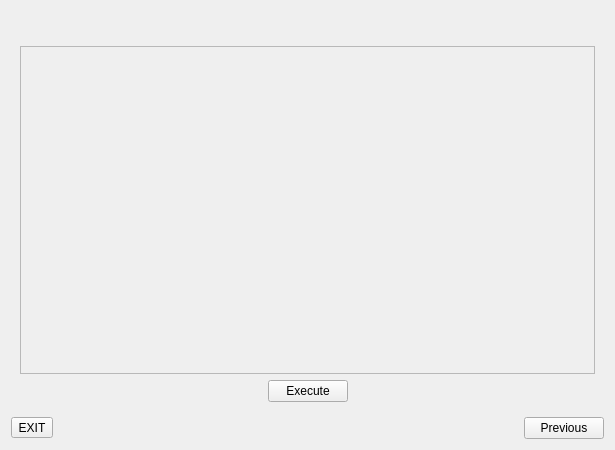
<?xml version="1.0" encoding="UTF-8"?>
<ui version="4.0">
 <class>Dialog</class>
 <widget class="QDialog" name="Dialog">
  <property name="geometry">
   <rect>
    <x>0</x>
    <y>0</y>
    <width>615</width>
    <height>450</height>
   </rect>
  </property>
  <property name="windowTitle">
   <string>Dialog</string>
  </property>
  <layout class="QVBoxLayout" name="verticalLayout_11">
   <item>
    <layout class="QHBoxLayout" name="horizontalLayout">
     <item>
      <spacer name="horizontalSpacer_2">
       <property name="orientation">
        <enum>Qt::Horizontal</enum>
       </property>
       <property name="sizeHint" stdset="0">
        <size>
         <width>40</width>
         <height>20</height>
        </size>
       </property>
      </spacer>
     </item>
     <item>
      <widget class="QLabel" name="label">
       <property name="text">
        <string>&lt;html&gt;&lt;head/&gt;&lt;body&gt;&lt;p&gt;&lt;img src=&quot;:/images/actiaLogoPng.png&quot;/&gt;&lt;/p&gt;&lt;/body&gt;&lt;/html&gt;</string>
       </property>
      </widget>
     </item>
     <item>
      <spacer name="horizontalSpacer_3">
       <property name="orientation">
        <enum>Qt::Horizontal</enum>
       </property>
       <property name="sizeHint" stdset="0">
        <size>
         <width>40</width>
         <height>20</height>
        </size>
       </property>
      </spacer>
     </item>
    </layout>
   </item>
   <item>
    <widget class="QStackedWidget" name="stackedWidget">
     <property name="enabled">
      <bool>true</bool>
     </property>
     <property name="currentIndex">
      <number>5</number>
     </property>
     <widget class="QWidget" name="page">
      <layout class="QVBoxLayout" name="verticalLayout_10">
       <item>
        <layout class="QHBoxLayout" name="horizontalLayout_10">
         <item>
          <layout class="QVBoxLayout" name="verticalLayout_8">
           <item>
            <layout class="QHBoxLayout" name="horizontalLayout_3">
             <item>
              <widget class="QLabel" name="label_4">
               <property name="enabled">
                <bool>true</bool>
               </property>
               <property name="sizePolicy">
                <sizepolicy hsizetype="Fixed" vsizetype="Fixed">
                 <horstretch>0</horstretch>
                 <verstretch>0</verstretch>
                </sizepolicy>
               </property>
               <property name="text">
                <string>Choose Source File Path</string>
               </property>
              </widget>
             </item>
             <item>
              <spacer name="horizontalSpacer_10">
               <property name="orientation">
                <enum>Qt::Horizontal</enum>
               </property>
               <property name="sizeType">
                <enum>QSizePolicy::Minimum</enum>
               </property>
               <property name="sizeHint" stdset="0">
                <size>
                 <width>41</width>
                 <height>18</height>
                </size>
               </property>
              </spacer>
             </item>
             <item>
              <widget class="QLineEdit" name="srcPath"/>
             </item>
             <item>
              <widget class="QPushButton" name="btnSrcPath">
               <property name="text">
                <string>Choose</string>
               </property>
              </widget>
             </item>
            </layout>
           </item>
           <item>
            <widget class="Line" name="line_3">
             <property name="orientation">
              <enum>Qt::Horizontal</enum>
             </property>
            </widget>
           </item>
           <item>
            <layout class="QHBoxLayout" name="horizontalLayout_6">
             <item>
              <widget class="QLabel" name="label_5">
               <property name="sizePolicy">
                <sizepolicy hsizetype="Fixed" vsizetype="Fixed">
                 <horstretch>0</horstretch>
                 <verstretch>0</verstretch>
                </sizepolicy>
               </property>
               <property name="text">
                <string>Choose Cfg File Path</string>
               </property>
              </widget>
             </item>
             <item>
              <spacer name="horizontalSpacer_11">
               <property name="orientation">
                <enum>Qt::Horizontal</enum>
               </property>
               <property name="sizeType">
                <enum>QSizePolicy::Minimum</enum>
               </property>
               <property name="sizeHint" stdset="0">
                <size>
                 <width>57</width>
                 <height>20</height>
                </size>
               </property>
              </spacer>
             </item>
             <item>
              <widget class="QLineEdit" name="cfgPath">
               <property name="sizePolicy">
                <sizepolicy hsizetype="Expanding" vsizetype="Fixed">
                 <horstretch>0</horstretch>
                 <verstretch>0</verstretch>
                </sizepolicy>
               </property>
               <property name="baseSize">
                <size>
                 <width>10</width>
                 <height>2</height>
                </size>
               </property>
               <property name="focusPolicy">
                <enum>Qt::StrongFocus</enum>
               </property>
              </widget>
             </item>
             <item>
              <widget class="QPushButton" name="btnCfgPath">
               <property name="text">
                <string>Choose</string>
               </property>
              </widget>
             </item>
            </layout>
           </item>
           <item>
            <widget class="Line" name="line_2">
             <property name="orientation">
              <enum>Qt::Horizontal</enum>
             </property>
            </widget>
           </item>
           <item>
            <layout class="QHBoxLayout" name="horizontalLayout_9">
             <item>
              <widget class="QLabel" name="label_6">
               <property name="sizePolicy">
                <sizepolicy hsizetype="Fixed" vsizetype="Fixed">
                 <horstretch>0</horstretch>
                 <verstretch>0</verstretch>
                </sizepolicy>
               </property>
               <property name="frameShape">
                <enum>QFrame::NoFrame</enum>
               </property>
               <property name="frameShadow">
                <enum>QFrame::Sunken</enum>
               </property>
               <property name="text">
                <string>Choose Include Folder Path</string>
               </property>
              </widget>
             </item>
             <item>
              <spacer name="horizontalSpacer_12">
               <property name="orientation">
                <enum>Qt::Horizontal</enum>
               </property>
               <property name="sizeType">
                <enum>QSizePolicy::Minimum</enum>
               </property>
               <property name="sizeHint" stdset="0">
                <size>
                 <width>25</width>
                 <height>20</height>
                </size>
               </property>
              </spacer>
             </item>
             <item>
              <widget class="QLineEdit" name="incPath"/>
             </item>
             <item>
              <widget class="QPushButton" name="btnIncPath">
               <property name="text">
                <string>Choose</string>
               </property>
              </widget>
             </item>
            </layout>
           </item>
          </layout>
         </item>
         <item>
          <widget class="Line" name="line">
           <property name="orientation">
            <enum>Qt::Vertical</enum>
           </property>
          </widget>
         </item>
         <item>
          <layout class="QVBoxLayout" name="verticalLayout">
           <item>
            <spacer name="verticalSpacer">
             <property name="orientation">
              <enum>Qt::Vertical</enum>
             </property>
             <property name="sizeHint" stdset="0">
              <size>
               <width>20</width>
               <height>40</height>
              </size>
             </property>
            </spacer>
           </item>
           <item>
            <widget class="QPushButton" name="pushButton">
             <property name="text">
              <string>Start Processing</string>
             </property>
            </widget>
           </item>
           <item>
            <spacer name="verticalSpacer_2">
             <property name="orientation">
              <enum>Qt::Vertical</enum>
             </property>
             <property name="sizeHint" stdset="0">
              <size>
               <width>20</width>
               <height>40</height>
              </size>
             </property>
            </spacer>
           </item>
          </layout>
         </item>
        </layout>
       </item>
      </layout>
     </widget>
     <widget class="QWidget" name="page_2">
      <property name="enabled">
       <bool>false</bool>
      </property>
      <widget class="QPlainTextEdit" name="plainTextEdit">
       <property name="geometry">
        <rect>
         <x>9</x>
         <y>9</y>
         <width>591</width>
         <height>301</height>
        </rect>
       </property>
      </widget>
      <widget class="QWidget" name="layoutWidget">
       <property name="geometry">
        <rect>
         <x>10</x>
         <y>320</y>
         <width>601</width>
         <height>25</height>
        </rect>
       </property>
       <layout class="QHBoxLayout" name="horizontalLayout_4">
        <item>
         <spacer name="horizontalSpacer_4">
          <property name="orientation">
           <enum>Qt::Horizontal</enum>
          </property>
          <property name="sizeHint" stdset="0">
           <size>
            <width>178</width>
            <height>20</height>
           </size>
          </property>
         </spacer>
        </item>
        <item>
         <widget class="QPushButton" name="btnChsTests">
          <property name="text">
           <string>View Tests List</string>
          </property>
         </widget>
        </item>
        <item>
         <spacer name="horizontalSpacer_5">
          <property name="orientation">
           <enum>Qt::Horizontal</enum>
          </property>
          <property name="sizeHint" stdset="0">
           <size>
            <width>188</width>
            <height>20</height>
           </size>
          </property>
         </spacer>
        </item>
       </layout>
      </widget>
     </widget>
     <widget class="QWidget" name="page_3">
      <property name="enabled">
       <bool>false</bool>
      </property>
      <layout class="QVBoxLayout" name="verticalLayout_3">
       <item>
        <widget class="QFrame" name="verticalFrame">
         <layout class="QVBoxLayout" name="verticalLayout_2">
          <item>
           <widget class="QListWidget" name="listWidget">
            <property name="selectionMode">
             <enum>QAbstractItemView::MultiSelection</enum>
            </property>
           </widget>
          </item>
         </layout>
        </widget>
       </item>
       <item>
        <widget class="QPushButton" name="btnExcTests">
         <property name="text">
          <string>Choose Tests</string>
         </property>
        </widget>
       </item>
      </layout>
     </widget>
     <widget class="QWidget" name="page_4">
      <property name="enabled">
       <bool>false</bool>
      </property>
      <layout class="QVBoxLayout" name="verticalLayout_4">
       <item>
        <layout class="QHBoxLayout" name="horizontalLayout_7">
         <item>
          <spacer name="horizontalSpacer_6">
           <property name="orientation">
            <enum>Qt::Horizontal</enum>
           </property>
           <property name="sizeHint" stdset="0">
            <size>
             <width>40</width>
             <height>20</height>
            </size>
           </property>
          </spacer>
         </item>
         <item>
          <widget class="QLabel" name="label_2">
           <property name="text">
            <string>Click twice on the test to configure it </string>
           </property>
          </widget>
         </item>
         <item>
          <spacer name="horizontalSpacer_7">
           <property name="orientation">
            <enum>Qt::Horizontal</enum>
           </property>
           <property name="sizeHint" stdset="0">
            <size>
             <width>40</width>
             <height>20</height>
            </size>
           </property>
          </spacer>
         </item>
        </layout>
       </item>
       <item>
        <layout class="QHBoxLayout" name="horizontalLayout_8">
         <item>
          <widget class="QListWidget" name="chsTestListWidget">
           <property name="selectionMode">
            <enum>QAbstractItemView::SingleSelection</enum>
           </property>
          </widget>
         </item>
        </layout>
       </item>
      </layout>
     </widget>
     <widget class="QWidget" name="page_5">
      <layout class="QVBoxLayout" name="verticalLayout_5">
       <item>
        <widget class="QScrollArea" name="scrollArea">
         <property name="widgetResizable">
          <bool>true</bool>
         </property>
         <widget class="QWidget" name="scrollAreaWidgetContents">
          <property name="geometry">
           <rect>
            <x>0</x>
            <y>0</y>
            <width>577</width>
            <height>303</height>
           </rect>
          </property>
          <layout class="QVBoxLayout" name="verticalLayout_16">
           <item>
            <layout class="QVBoxLayout" name="VLayoutOfTests"/>
           </item>
          </layout>
         </widget>
        </widget>
       </item>
       <item>
        <layout class="QHBoxLayout" name="horizontalLayout_12">
         <item>
          <spacer name="horizontalSpacer_13">
           <property name="orientation">
            <enum>Qt::Horizontal</enum>
           </property>
           <property name="sizeHint" stdset="0">
            <size>
             <width>40</width>
             <height>20</height>
            </size>
           </property>
          </spacer>
         </item>
         <item>
          <widget class="QPushButton" name="btnProceedTests">
           <property name="text">
            <string>Proceed</string>
           </property>
          </widget>
         </item>
         <item>
          <spacer name="horizontalSpacer_14">
           <property name="orientation">
            <enum>Qt::Horizontal</enum>
           </property>
           <property name="sizeHint" stdset="0">
            <size>
             <width>40</width>
             <height>20</height>
            </size>
           </property>
          </spacer>
         </item>
        </layout>
       </item>
      </layout>
     </widget>
     <widget class="QWidget" name="page_6">
      <layout class="QVBoxLayout" name="verticalLayout_7">
       <item>
        <widget class="QScrollArea" name="scrollArea_2">
         <property name="widgetResizable">
          <bool>true</bool>
         </property>
         <widget class="QWidget" name="scrollAreaWidgetContents_2">
          <property name="geometry">
           <rect>
            <x>0</x>
            <y>0</y>
            <width>577</width>
            <height>303</height>
           </rect>
          </property>
          <layout class="QVBoxLayout" name="verticalLayout_9">
           <item>
            <layout class="QVBoxLayout" name="VLayoutConfirmTests"/>
           </item>
          </layout>
         </widget>
        </widget>
       </item>
       <item>
        <layout class="QHBoxLayout" name="horizontalLayout_5">
         <item>
          <spacer name="horizontalSpacer_8">
           <property name="orientation">
            <enum>Qt::Horizontal</enum>
           </property>
           <property name="sizeHint" stdset="0">
            <size>
             <width>40</width>
             <height>20</height>
            </size>
           </property>
          </spacer>
         </item>
         <item>
          <widget class="QPushButton" name="btnExecuteTests">
           <property name="text">
            <string>Execute</string>
           </property>
          </widget>
         </item>
         <item>
          <spacer name="horizontalSpacer_9">
           <property name="orientation">
            <enum>Qt::Horizontal</enum>
           </property>
           <property name="sizeHint" stdset="0">
            <size>
             <width>40</width>
             <height>20</height>
            </size>
           </property>
          </spacer>
         </item>
        </layout>
       </item>
      </layout>
     </widget>
     <widget class="QWidget" name="page_7">
      <layout class="QVBoxLayout" name="verticalLayout_12">
       <item>
        <widget class="QPlainTextEdit" name="resPlaintext"/>
       </item>
      </layout>
     </widget>
     <widget class="QWidget" name="page_8">
      <layout class="QVBoxLayout" name="verticalLayout_13">
       <item>
        <widget class="QLabel" name="label_3">
         <property name="text">
          <string>Check services you want to test then click on &quot;Proceed&quot;</string>
         </property>
        </widget>
       </item>
       <item>
        <layout class="QHBoxLayout" name="horizontalLayout_11">
         <item>
          <widget class="QSplitter" name="splitter">
           <property name="orientation">
            <enum>Qt::Vertical</enum>
           </property>
           <widget class="QPushButton" name="btnPrcdRC">
            <property name="text">
             <string>Proceed Routine Control Testing</string>
            </property>
           </widget>
           <widget class="QPushButton" name="btnPrcdRDBI">
            <property name="text">
             <string>Proceed RDBI Testing</string>
            </property>
           </widget>
           <widget class="QPushButton" name="btnPrcdWDBI">
            <property name="text">
             <string>Proceed WDBI Testting</string>
            </property>
           </widget>
          </widget>
         </item>
         <item>
          <layout class="QVBoxLayout" name="verticalLayout_15">
           <item>
            <spacer name="verticalSpacer_3">
             <property name="orientation">
              <enum>Qt::Vertical</enum>
             </property>
             <property name="sizeHint" stdset="0">
              <size>
               <width>20</width>
               <height>40</height>
              </size>
             </property>
            </spacer>
           </item>
           <item>
            <widget class="QPushButton" name="btnServicePrcd">
             <property name="text">
              <string>Proceed</string>
             </property>
            </widget>
           </item>
           <item>
            <spacer name="verticalSpacer_4">
             <property name="orientation">
              <enum>Qt::Vertical</enum>
             </property>
             <property name="sizeHint" stdset="0">
              <size>
               <width>20</width>
               <height>40</height>
              </size>
             </property>
            </spacer>
           </item>
          </layout>
         </item>
        </layout>
       </item>
      </layout>
     </widget>
     <widget class="QWidget" name="page_9">
      <layout class="QVBoxLayout" name="verticalLayout_14">
       <item>
        <widget class="QScrollArea" name="resScrollArea">
         <property name="widgetResizable">
          <bool>true</bool>
         </property>
         <widget class="QWidget" name="scrollAreaWidgetContents_3">
          <property name="geometry">
           <rect>
            <x>0</x>
            <y>0</y>
            <width>577</width>
            <height>334</height>
           </rect>
          </property>
         </widget>
        </widget>
       </item>
      </layout>
     </widget>
    </widget>
   </item>
   <item>
    <layout class="QHBoxLayout" name="horizontalLayout_2">
     <item>
      <widget class="QToolButton" name="toolButton">
       <property name="text">
        <string>EXIT</string>
       </property>
      </widget>
     </item>
     <item>
      <spacer name="horizontalSpacer">
       <property name="orientation">
        <enum>Qt::Horizontal</enum>
       </property>
       <property name="sizeHint" stdset="0">
        <size>
         <width>258</width>
         <height>20</height>
        </size>
       </property>
      </spacer>
     </item>
     <item>
      <widget class="QPushButton" name="btnPrvs">
       <property name="text">
        <string>Previous</string>
       </property>
      </widget>
     </item>
    </layout>
   </item>
  </layout>
 </widget>
 <resources/>
 <connections/>
</ui>
